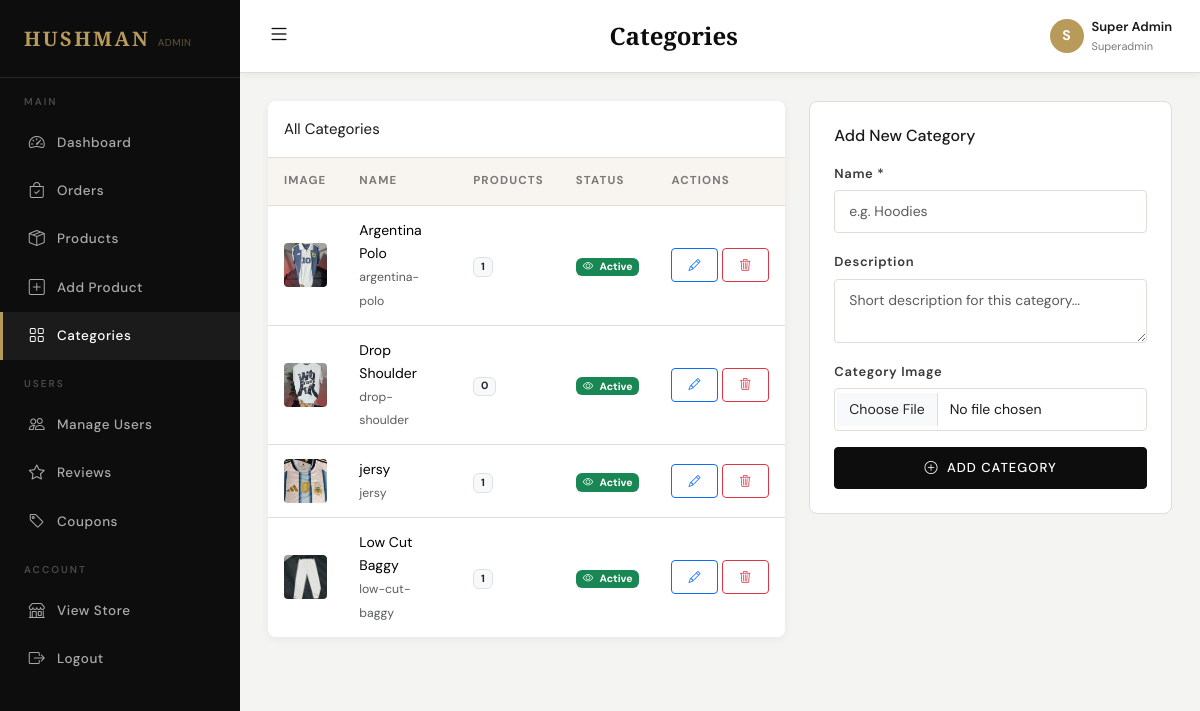
Screenshot of /admin/categories.php (signed in) with the database file from the repository.
### tables this page shows
CREATE TABLE `categories` (
  `id` int(11) NOT NULL,
  `name` varchar(100) NOT NULL,
  `slug` varchar(100) NOT NULL,
  `description` text DEFAULT NULL,
  `image` varchar(255) DEFAULT NULL,
  `is_active` tinyint(1) DEFAULT 1,
  `created_at` timestamp NOT NULL DEFAULT current_timestamp()
);

### admin/categories.php (the view, shortened to what this page needs)
<?php
$db = getDB();
$cats = $db->query("SELECT c.*, COUNT(p.id) as product_count FROM categories c LEFT JOIN products p ON c.id = p.category_id AND p.is_active=1 GROUP BY c.id ORDER BY c.name")->fetchAll();
require_once __DIR__ . '/header.php';
?>
<div class="row g-4">
    <div class="col-lg-7">
        <div class="admin-table">
            <div class="p-3 fw-700" style="border-bottom:1px solid var(--border)">All Categories</div>
            <table class="table table-hover mb-0">
                <thead>
                    <tr><th>Image</th><th>Name</th><th>Products</th><th>Status</th><th>Actions</th></tr>
                </thead>
                <tbody>
                <?php foreach($cats as $cat): ?>
                <tr>
                    <td>
                        <img src="<?= SITE_URL ?>/assets/images/categories/<?= htmlspecialchars($cat['image'] ?? '') ?>"
                             style="width:44px;height:44px;object-fit:cover;border-radius:4px;background:var(--ivory)"
                             onerror="this.src='<?= SITE_URL ?>/assets/images/placeholder.jpg'">
                    </td>
                    <td>
                        <div class="fw-600"><?= htmlspecialchars($cat['name']) ?></div>
                        <small class="text-muted"><?= htmlspecialchars($cat['slug']) ?></small>
                    </td>
                    <td>
                        <span class="badge bg-light text-dark border"><?= $cat['product_count'] ?></span>
                    </td>
                    <td>
                        <a href="categories.php?toggle=<?= $cat['id'] ?>"
                           class="badge text-decoration-none <?= $cat['is_active'] ? 'bg-success' : 'bg-secondary' ?>"
                           style="cursor:pointer"
                           title="Click to <?= $cat['is_active'] ? 'hide' : 'activate' ?>">
                            <i class="bi bi-<?= $cat['is_active'] ? 'eye' : 'eye-slash' ?> me-1"></i>
                            <?= $cat['is_active'] ? 'Active' : 'Hidden' ?>
                        </a>
                    </td>
                    <td>
                        <div class="d-flex gap-1">
                            <button type="button"
                                    class="btn btn-sm btn-outline-primary"
                                    title="Edit"
                                    onclick='openEditModal(<?= json_encode([
                                        "id"          => $cat["id"],
                                        "name"        => $cat["name"],
                                        "description" => $cat["description"] ?? "",
                                        "image"       => $cat["image"] ?? ""
                                    ]) ?>)'>
                                <i class="bi bi-pencil"></i>
                            </button>
                            <button type="button"
                                    class="btn btn-sm btn-outline-danger"
                                    title="Delete"
                                    onclick="confirmDelete(<?= $cat['id'] ?>, <?= (int)$cat['product_count'] ?>, '<?= htmlspecialchars(addslashes($cat['name'])) ?>')">
                                <i class="bi bi-trash3"></i>
                            </button>
                        </div>
                    </td>
                </tr>
                <?php endforeach; ?>
                </tbody>
            </table>
        </div>
    </div>
    <div class="col-lg-5">
        <div class="card-plain p-4">
            <h6 class="fw-700 mb-3">Add New Category</h6>
            <form method="POST" enctype="multipart/form-data">
                <div class="mb-3">
                    <label class="form-label">Name *</label>
                    <input type="text" name="name" class="form-control" required placeholder="e.g. Hoodies">
                </div>
                <div class="mb-3">
                    <label class="form-label">Description</label>
                    <textarea name="description" class="form-control" rows="2" placeholder="Short description for this category..."></textarea>
                </div>
                <div class="mb-3">
                    <label class="form-label">Category Image</label>
                    <input type="file" name="image" class="form-control" accept="image/*">
                </div>
                <button type="submit" name="add_category" class="btn btn-primary w-100">
                    <i class="bi bi-plus-circle me-1"></i> Add Category
                </button>
            </form>
        </div>
    </div>
</div>
<?php require_once __DIR__ . '/footer.php'; ?>

### assets/css/style.css (style rules this page uses)
:root { --black: #0d0d0d; --dark: #1a1a1a; --mid: #3a3a3a; --muted: #7a7a7a; --border: #e0ddd8; --ivory: #f8f5f0; --cream: #fdf9f4; --white: #ffffff; --gold: #b89a5a; --gold-light: #d4b87a; --danger: #c0392b; --ff-display: 'Cormorant Garamond', Georgia, serif; --ff-body: 'DM Sans', system-ui, sans-serif; --shadow-sm: 0 2px 8px rgba(0,0,0,0.06); --shadow: 0 4px 20px rgba(0,0,0,0.10); --shadow-lg: 0 8px 40px rgba(0,0,0,0.14); --radius: 4px; --radius-lg: 8px; --transition: 0.25s ease; }
*, *::before, *::after { box-sizing: border-box; }
html { scroll-behavior: smooth; }
body { font-family: var(--ff-body); font-size: 15px; color: var(--dark); background: var(--white); line-height: 1.65; }
a { color: inherit; text-decoration: none; transition: color var(--transition); }
img { max-width: 100%; height: auto; }
.btn { font-family: var(--ff-body); font-weight: 500; font-size: 13px; letter-spacing: 0.08em; text-transform: uppercase; border-radius: var(--radius); padding: 10px 24px; transition: all var(--transition); }
.btn-primary { background: var(--black); border-color: var(--black); color: var(--white); }
.btn-sm { padding: 7px 16px; font-size: 12px; }
.form-control, .form-select { border: 1.5px solid var(--border); border-radius: var(--radius); padding: 10px 14px; font-size: 14px; font-family: var(--ff-body); color: var(--dark); background: var(--white); transition: border-color var(--transition); }
.form-label { font-size: 13px; font-weight: 600; color: var(--mid); letter-spacing: 0.05em; margin-bottom: 6px; }
.admin-table { background: var(--white); border-radius: var(--radius-lg); overflow: hidden; box-shadow: var(--shadow-sm); }
.admin-table table { margin: 0; }
.admin-table thead th { background: var(--ivory); font-size: 11.5px; font-weight: 700; letter-spacing: 0.1em; text-transform: uppercase; color: var(--muted); border-bottom: 1px solid var(--border); padding: 14px 16px; }
.admin-table tbody td { padding: 13px 16px; vertical-align: middle; font-size: 14px; border-bottom: 1px solid var(--border); }
.admin-table tbody tr:last-child td { border-bottom: none; }
.card-plain { background: var(--white); border: 1px solid var(--border); border-radius: var(--radius-lg); }

### rows the page displays
categories: image (picture), name "Argentina Polo", slug "argentina-polo", product_count "1", is_active 1 (drawn)
categories: image (picture), name "Drop Shoulder", slug "drop-shoulder", product_count "0", is_active 1 (drawn)
categories: image (picture), name "jersy", slug "jersy", product_count "1", is_active 1 (drawn)
categories: image (picture), name "Low Cut Baggy", slug "low-cut-baggy", product_count "1", is_active 1 (drawn)

### other values shown
$adminTitle "Categories"
substr($_SESSION['admin_name'] ?? 'A', 0, 1) "S"
$_SESSION['admin_name'] "Super Admin"
$_SESSION['admin_role'] "Superadmin"
